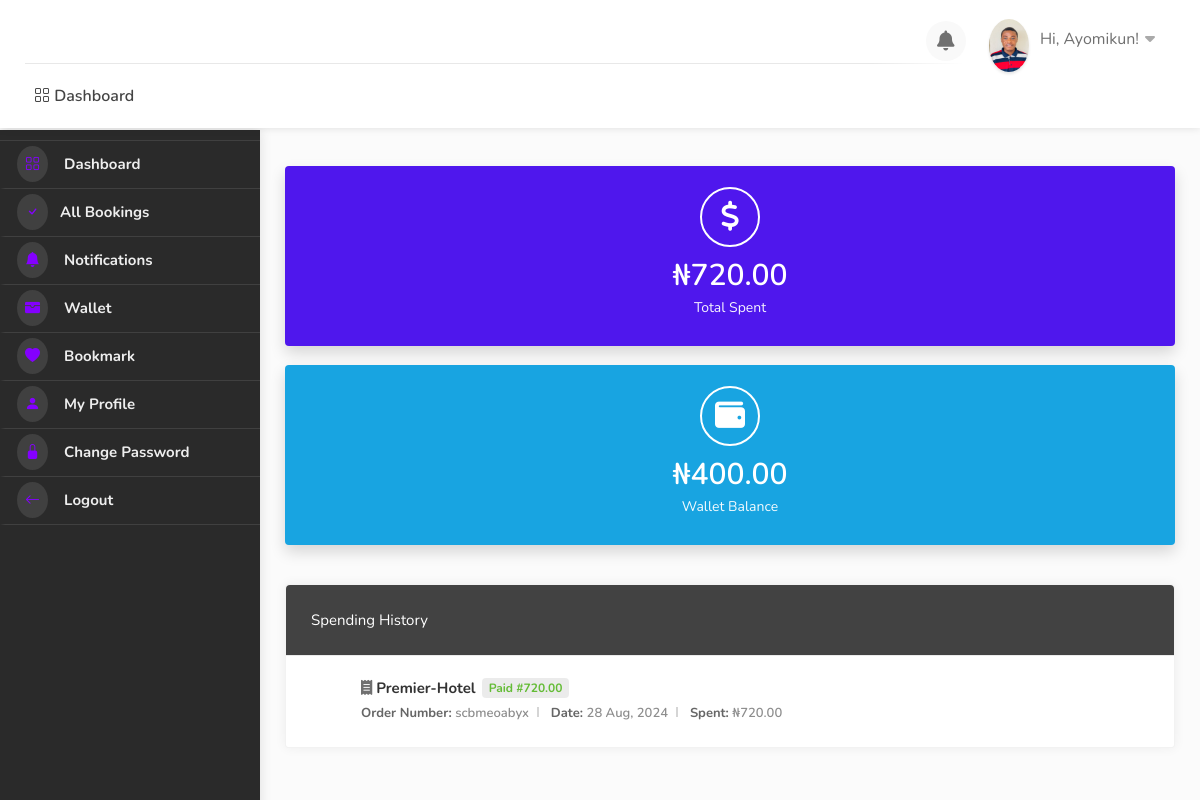
The page /dashboard/wallet/ (signed in) on the database its author committed.
### userauths/models.py (models this page shows, shortened)
class User(AbstractUser):
    full_name = models.CharField(max_length=500, null=True, blank=True)
    username = models.CharField(max_length=500, unique=True, null=True, blank=True)
    email = models.EmailField(unique=True)
    phone = models.CharField(max_length=100, null=True, blank=True)
    gender = models.CharField(max_length=20, choices=GENDER, default="Other")
    otp = models.CharField(max_length=100, null=True, blank=True)
    USERNAME_FIELD = "email"
    REQUIRED_FIELDS = ["username"]

class Profile(models.Model):
    pid = ShortUUIDField(length=7, max_length=25, alphabet="abcdefghijklmnopqrstuvwxyz123456789")
    image = models.FileField(upload_to=user_directory_path, default="default.jpg", null=True, blank=True)
    user = models.OneToOneField(User, on_delete=models.CASCADE)
    full_name = models.CharField(max_length=500, null=True, blank=True)
    phone = models.CharField(max_length=100, null=True, blank=True)
    gender = models.CharField(max_length=20, choices=GENDER, default="Other")
    country = models.CharField(max_length=100, null=True, blank=True)
    city = models.CharField(max_length=100, null=True, blank=True)
    state = models.CharField(max_length=100, null=True, blank=True)
    address = models.CharField(max_length=100, null=True, blank=True)
    identity_type = models.CharField(max_length=200, choices=IDENTITY_TYPE, default="Other")
    identity_image = models.FileField(upload_to=user_directory_path, default="id.jpg", null=True, blank=True)
    facebook = models.CharField(max_length=255, blank=True, null=True)
    twitter = models.CharField(max_length=255, blank=True, null=True)
    wallet = models.DecimalField(max_digits=12, decimal_places=2, default=0.00)
    verified = models.BooleanField(default=False)
    date = models.DateTimeField(auto_now_add=True)
    class Meta:
        ordering = ['date']

### hotel/models.py (models this page shows, shortened)
class Booking(models.Model):
    user = models.ForeignKey(User, on_delete=models.SET_NULL, null=True, blank=True)
    payment_status = models.CharField(max_length=100, choices=PAYMENT_STATUS, default="initiated")
    full_name = models.CharField(max_length=1000)
    email = models.EmailField(max_length=1000)
    phone = models.CharField(max_length=1000)
    hotel = models.ForeignKey(Hotel, on_delete=models.SET_NULL, null=True)
    room_type = models.ForeignKey(RoomType, on_delete=models.SET_NULL, null=True)
    room = models.ManyToManyField(Room)
    before_discount = models.DecimalField(max_digits=12, decimal_places=2, default=0.00)
    total = models.DecimalField(max_digits=12, decimal_places=2, default=0.00)
    saved = models.DecimalField(max_digits=12, decimal_places=2, default=0.00)
    check_in_date = models.DateField()
    check_out_date = models.DateField()
    total_days = models.PositiveIntegerField(default=0)
    num_adults = models.PositiveIntegerField(default=1)
    num_children = models.PositiveIntegerField(default=0)
    checked_in = models.BooleanField(default=False)
    checked_out = models.BooleanField(default=False)
    is_active = models.BooleanField(default=False)
    checked_in_tracker = models.BooleanField(default=False, help_text="DO NOT CHECK THIS BOX")
    checked_out_tracker = models.BooleanField(default=False, help_text="DO NOT CHECK THIS BOX")
    bid = ShortUUIDField(unique = True, length = 10, max_length = 20, alphabet="abcdefghijklmnopqrstuvxyz")
    date = models.DateTimeField(auto_now_add=True, null=True, blank=True)
    coupons = models.ManyToManyField("hotel.Coupon", blank=True)
    stripe_payment_intent = models.CharField(max_length=1000,null=True, blank=True)
    success_id = ShortUUIDField(length=10, max_length=20, alphabet="abcdefghijklmnopqrstuvxyz", null =True, blank = True)
    booking_id = ShortUUIDField(unique=True, length=10, max_length=20, alphabet="abcdefghijklmnopqrstuvxyz")

class Hotel(models.Model):
    user = models.ForeignKey(User, on_delete=models.SET_NULL, null=True, related_name='create_hotel')
    name = models.CharField(max_length=100)
    description = CKEditor5Field(config_name='extends', null=True, blank=True)
    image = models.FileField(upload_to="hotel_gallery")
    address = models.CharField(max_length=200)
    latitude = models.FloatField(null=True, blank=True)  # Auto-populated after geocoding
    longitude = models.FloatField(null=True, blank=True)
    mobile = models.CharField(max_length=20)
    email = models.CharField(max_length=20)
    status = models.CharField(choices=HOTEL_STATUS, max_length=10, default="Live", null=True, blank=True)
    tags = TaggableManager(blank=True)
    views = models.IntegerField(default=0)
    featured = models.BooleanField(default=False)
    hid = ShortUUIDField(unique=True, length=10, max_length=20, alphabet="abcdefghijklmnopqrstuvxyz")
    slug = models.SlugField(unique=True, blank=True)  # Allow blank slugs
    date = models.DateTimeField(auto_now_add=True)
    def hotel_gallery(self):
        return HotelGallery.objects.filter(hotel=self)

### user_dashboard/views.py (the view)
# urls.py: path("wallet/", views.wallet, name="wallet"),
@login_required
def wallet(request):
    bookings = Booking.objects.filter(user=request.user, payment_status="paid")
    total_spent = Booking.objects.filter(user=request.user, payment_status="paid").aggregate(amount=models.Sum('total'))
    wallet_balance = request.user.profile.wallet
    context = {
        "bookings":bookings,
        "total_spent":total_spent,
        "wallet_balance": wallet_balance,
    }
    return render(request, "user_dashboard/wallet.html", context)

### templates/user_dashboard/wallet.html (shortened to what this page needs)
{% extends 'partials/dashboard_base.html' %}
{% load static %}
{% block content %}
    <div id="dashboard">
        {% include 'partials/dashboard_sidebar.html' %}
        <div class="utf_dashboard_content">
            <div class="row">
                <div class="col-lg-6 col-md-12 col-sm-12">
                    <div class="utf_dashboard_stat color-5">
                        <div class="utf_dashboard_stat_content">
                            <h4>₦{{total_spent.amount|floatformat:2}}</h4>
                            <span>Total Spent</span>
                        </div>
                        <div class="utf_dashboard_stat_icon"><i class="fas fa-dollar"></i></div>
                    </div>
                </div>
                <div class="col-lg-6 col-md-12 col-sm-12">
                    <div class="utf_dashboard_stat color-2">
                        <div class="utf_dashboard_stat_content">
                            <h4>₦{{wallet_balance}}</h4>
                            <span>Wallet Balance</span>
                        </div>
                        <div class="utf_dashboard_stat_icon"><i class="fas fa-wallet"></i></div>
                    </div>
                </div>
            </div>
            <div class="row">
                <div class="col-lg-12 col-md-12">
                    <div class="utf_dashboard_list_box invoices with-icons margin-top-20">
                        <h4>Spending History</h4>
                        <ul>
                            {% for b in bookings %}
                                <li><i class="fas fa-receipt"></i> <strong>{{b.hotel.name}} <span class="paid">{{b.payment_status|title}} #{{ b.total|floatformat:2 }}</span></strong>
                                    <ul>
                                        <li><span>Order Number: </span> {{b.booking_id}}</li>
                                        <li><span>Date: </span> {{b.date|date:"d M, Y"}}</li>
                                        <li><span>Spent: </span> ₦{{ b.total|floatformat:2 }}</li>
                                    </ul>
                                </li>
                            {% endfor %}
                        </ul>
                    </div>
                </div>
            </div>
        </div>
    </div>
{% endblock content %}

### templates/partials/dashboard_base.html (shortened to what this page needs)
{% load static %}
<!DOCTYPE html>
<html lang="zxx">
<head>
    <link rel="stylesheet" href="{% static 'css/stylesheet.css' %}">
    <link rel="stylesheet" href="{% static 'css/mmenu.css' %}">
    <link rel="stylesheet" href="{% static 'css/perfect-scrollbar.css' %}">
    <link rel="stylesheet" href="{% static 'css/style.css' %}" id="colors">
    <link rel="stylesheet" href="https://cdn.jsdelivr.net/npm/bootstrap-icons@1.10.5/font/bootstrap-icons.css">
    <link rel="stylesheet" href="https://cdnjs.cloudflare.com/ajax/libs/font-awesome/4.7.0/css/font-awesome.css" />
    <link rel="stylesheet" href="https://cdnjs.cloudflare.com/ajax/libs/font-awesome/6.0.0/css/all.min.css" />
    <link rel="stylesheet" href="https://cdn.jsdelivr.net/npm/@mdi/font@7.2.96/css/materialdesignicons.min.css">
    <link href='https://unpkg.com/boxicons@2.1.4/css/boxicons.min.css' rel='stylesheet'>
    <link rel="stylesheet" href="https://cdn.jsdelivr.net/npm/remixicon-ligatures@2.5.0/fonts/remixicon.min.css">
    <link href="https://cdn.jsdelivr.net/npm/remixicon@2.2.0/fonts/remixicon.css" rel="stylesheet">
</head>
<body>
    <div id="main_wrapper">
        <header id="header_part" class="fixed fullwidth_block dashboard">
            <div id="header" class="not-sticky">
                <div class="container">
                    <div class="utf_left_side">
                        <div id="logo"> <a href=""><img src="" alt=""></a> <a href="" class="dashboard-logo"><img src="{% static 'images/logo2.png' %}" alt=""></a> </div>
                        <nav id="navigation" class="style_one">
                            <ul id="responsive">
                                <li><a href=""> <i class="bi bi-grid"></i> Dashboard</a></li>
                            </ul>
                        </nav>
                        <div class="clearfix"></div>
                    </div>
                    <div class="utf_right_side">
                        <div class="header_widget">
                            <div class="dashboard_header_button_item {% if noti %} has-noti {% endif %} js-item-menu">
                                <i class="fas fa-bell"></i>
                            </div>
                            <div class="utf_user_menu">
                                <div class="utf_user_name"><span><img src="{{request.user.profile.image.url}}" alt=""></span>Hi, {{request.user.username|title}}!</div>
                            </div>
                        </div>
                    </div>
                </div>
            </div>
        </header>
        {% block content %}
        {% endblock content %}
    </div>
</body>
</html>

### static/css/mmenu.css (style rules this page uses)
:root { --mm-line-height: 20px; --mm-listitem-size: 44px; --mm-navbar-size: 44px; --mm-offset-top: 0; --mm-offset-right: 0; --mm-offset-bottom: 0; --mm-offset-left: 0; --mm-color-border: rgba(0, 0, 0, 0.1); --mm-color-button: rgba(0, 0, 0, 0.3); --mm-color-text: rgba(0, 0, 0, 0.75); --mm-color-text-dimmed: rgba(0, 0, 0, 0.3); --mm-color-background: #f3f3f3; --mm-color-background-highlight: rgba(0, 0, 0, 0.05); --mm-color-background-emphasis: rgba(255, 255, 255, 0.4); --mm-shadow: 0 0 10px rgba(0, 0, 0, 0.3) }

### static/css/style.css (style rules this page uses)
body { color: #707070; font-size: 15px; line-height: 28px; background-color: #fff; }
body, h1, h2, h3, h4, h5, h6, input[type="text"], input[type="password"], input[type="email"], textarea, select, input[type="button"], input[type="submit"], button, #tiptip_content, .map-box p, .map-box div, .numerical-rating .utf_counter_star_rating, body .nav_responsive i.menu-trigger:after { font-family: 'Nunito', sans-serif; text-transform: none; }
h1, h2, h3, h4, h5, h6 { color: #323232; }
* { margin: 0px; padding: 0px; box-sizing: border-box; }
ul, li { margin: 0px; list-style-type: none; }

### rows shown on the page
User: user.profile.image (picture), user.username "Ayomikun"
Profile: wallet "400.00"
Booking: hotel.name "Premier-Hotel", payment_status "Paid", total "720.00", booking_id "scbmeoabyx", date "28 Aug, 2024"

### other values the page prints
{{ total_spent.amount|floatformat:2 }} "720.00"
